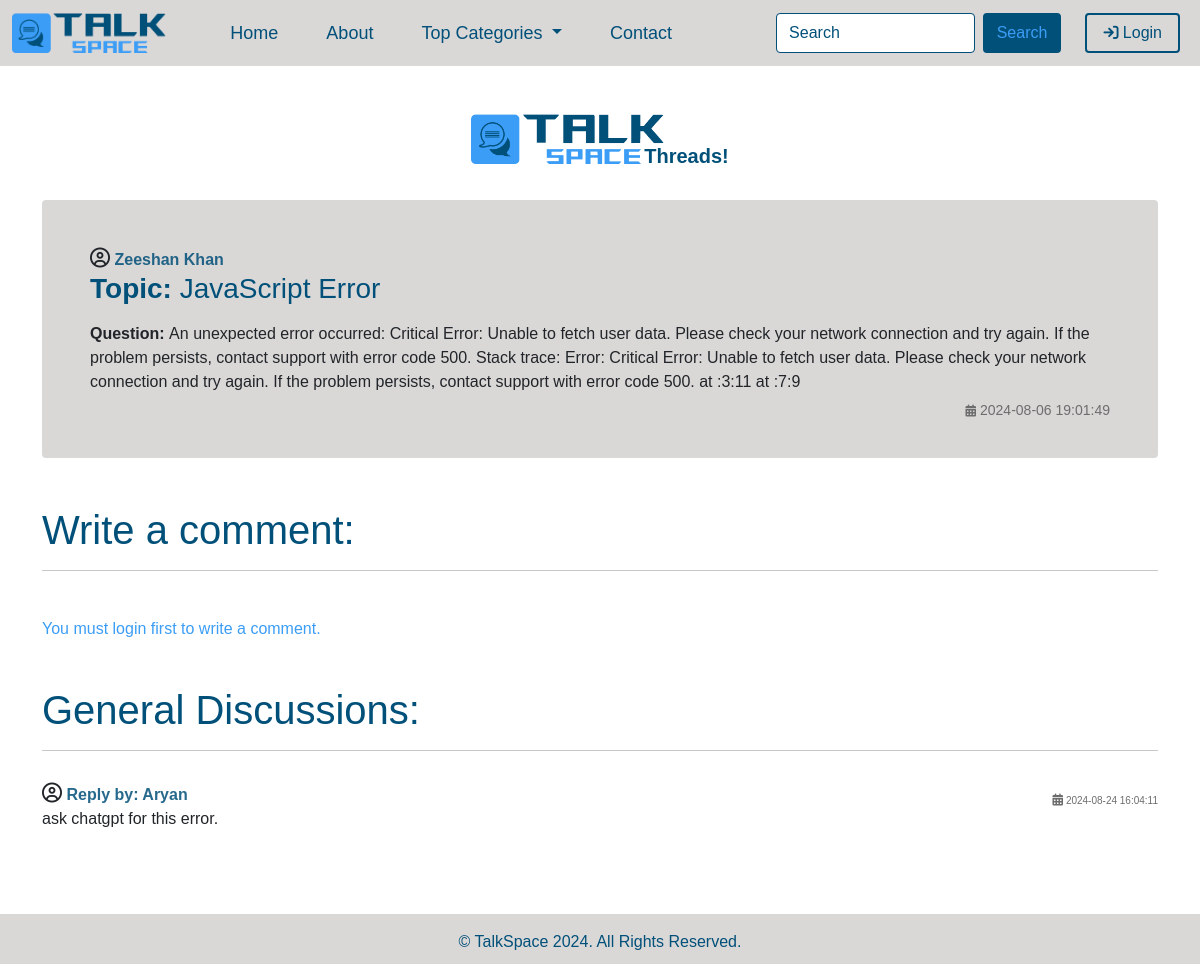
The app's page /thread.php?thread_id=9 with its own data.
### tables this page shows
CREATE TABLE `threads` (
  `thread_id` int(11) NOT NULL,
  `thread_cat` varchar(220) NOT NULL,
  `thread_username` varchar(220) NOT NULL,
  `thread_topic` varchar(1255) NOT NULL,
  `thread_question` text NOT NULL,
  `thread_time` datetime NOT NULL DEFAULT current_timestamp()
);

CREATE TABLE `comments` (
  `comment_id` int(11) NOT NULL,
  `comment_username` varchar(250) NOT NULL,
  `thread_id` int(8) NOT NULL,
  `comment_content` text NOT NULL,
  `comment_time` datetime NOT NULL DEFAULT current_timestamp()
);

### thread.php (the view, shortened to what this page needs)
<!doctype html>
<html lang="en">
<head>
    <link href="https://cdn.jsdelivr.net/npm/bootstrap@5.0.2/dist/css/bootstrap.min.css" rel="stylesheet"
>
    <link rel="stylesheet" href="https://cdnjs.cloudflare.com/ajax/libs/font-awesome/6.6.0/css/all.min.css">
    <link rel="stylesheet" href="style/style.css">
</head>
<body>
    <?php include 'partials/_header.php'; ?>
    <section id="hero">
        <div class="container d-flex justify-content-center my-5 mb-0">
            <img src="asset/logo/logo.png" alt="" height="50px">
            <h5 class="category_heading"><b>Threads!</b></h5>
        </div>
        <?php
        if(isset($_GET['thread_id'])){
            $id = $_GET['thread_id'];
        }
            $sql="SELECT * FROM `threads` WHERE `thread_id` = '$id'";
            $result = mysqli_query($conn, $sql);
            while($row = mysqli_fetch_assoc($result)){
                $username = $row['thread_username'];
                $topic = $row['thread_topic'];
                $question = $row['thread_question'];
                $time = $row['thread_time'];
            }
        ?>
        <div class="container ">
            <div class="jumbotron mt-4 p-5 rounded">
                <i class="fa-regular fa-circle-user" style=" font-size: 20px; "></i>
                <strong><?php echo $username; ?></strong>
                <h3 class="mb-3"><b>Topic: </b><?php echo $topic; ?></h3>
                <p><b>Question: </b><?php echo $question; ?></p>
                <small style="margin-top: -10px; float: right;">
                    <i class="fa-solid fa-calendar-days" style=" font-size: 12px; "></i>
                    <?php echo $time; ?>
                </small>
            </div>
        </div>
        <?php
        if (isset($_SESSION['loggedin']) && $_SESSION['loggedin'] == true){
            echo'
            <div class="ask_question container">
            <h1 class="mt-5">Write a comment:</h1>
            <hr>
            <div class="row">
                <div class="col-lg-6">
                    <form action="'. $_SERVER['REQUEST_URI']. '" method="post">
                        <div class="form-group mt-2">
                            <label class="form-label"><b>Comment:</b></label>
                            <textarea class="form-control" placeholder="Write your Comment" id="exampleFormControlTextarea1"
                                name="comment_content" rows="11" Required></textarea>
                        </div>
                        <div class="form-group mt-3">
                            <button type="submit" class="btn btn-outline-success">Submit</button>
                        </div>
                    </form>
                </div>
                <div class="col-lg-6">
                    <img src="asset/img/thread-bg.jpg" alt="Image" class="img-fluid ">
                </div>
            </div>
        </div>
            ';
        }
        else{
            echo '
            <div class="ask_question container">
            <h1 class="mt-5">Write a comment:</h1>
            <hr>
            <div class="media-body my-5">
                <h6>You must login first to write a comment.</h6>
            </div>
            </div>
            ';
        }
        ?>
        <div class="questions container">
            <h1 class="mt-5">General Discussions:</h1>
            <hr>
            <?php
             if(isset($_GET['thread_id'])){
                $id = $_GET['thread_id'];
                $sql="SELECT * FROM `comments` WHERE `thread_id` = '$id' ORDER BY `comment_id` DESC";
                $result = mysqli_query($conn, $sql);
                $num = mysqli_num_rows($result);
                if($num > 0){
                while($row = mysqli_fetch_assoc($result)){
                    $username = $row['comment_username'];
                    $comment_time = $row['comment_time'];
                    $comment = $row['comment_content'];
                    echo'
                    <div class="media py-3">
                        <div class="media-body mb-2">
                            <i class="fa-regular fa-circle-user" style=" font-size: 20px; "></i>
                            <strong>Reply by: '.$username.'</strong>
                            <div class="comment_time" style="margin-top: 10px; float: right;">
                                <i class="fa-solid fa-calendar-days" style=" font-size: 12px; "></i> '
                                .$comment_time .
                            '</div>
                            <p>'.$comment.'</p>
                        </div>
                    </div>
                    ';
                }
                }
                    else{
                        echo '
                        <div class="media-body my-5">
                        <h6>No one responded to this thread question.</h6>
                        </div>
                        ';
                    }
            }
                ?>
    </section>
    <?php include 'partials/_footer.php'; ?>
</body>
</html>

### style/style.css (style rules this page uses)
* { font-family: 'Gill Sans', 'Gill Sans MT', Calibri, 'Trebuchet MS', sans-serif; }
#hero { max-height: 100%; max-width: 100%; min-height: 100vh; }
#hero .category_heading { color: #015079; margin-top: 30px; margin-left: -20px; }
.jumbotron h1, h3, strong { color: #015079; }
.jumbotron strong { color: #014f79da; }
.jumbotron small { color: #6e6d6d; }
.jumbotron { background-color: #dad7d7; }
.ask_question h1 { color: #015079; }
.questions h1 { color: #015079; }
.media-body strong { color: #014f79da; }
.media-body h6 { color: #3B9DF6; }
.media-body .comment_time { color: #6e6d6d; font-size: 10px; }

### records on screen
threads: thread_username "Zeeshan Khan", thread_topic "JavaScript Error", thread_question "An unexpected error occurred: Critical Error: Unable to fetch user data. Please check your network connection and try again. If the problem persists, contact support with error code 500. Stack trace: Error: Critical Error: Unable to fetch user data. Please check your network connection and try again. If the problem persists, contact support with error code 500. at :3:11 at :7:9", thread_time "2024-08-06 19:01:49"
comments: comment_username "Aryan", comment_time "2024-08-24 16:04:11", comment_content "ask chatgpt for this error."
